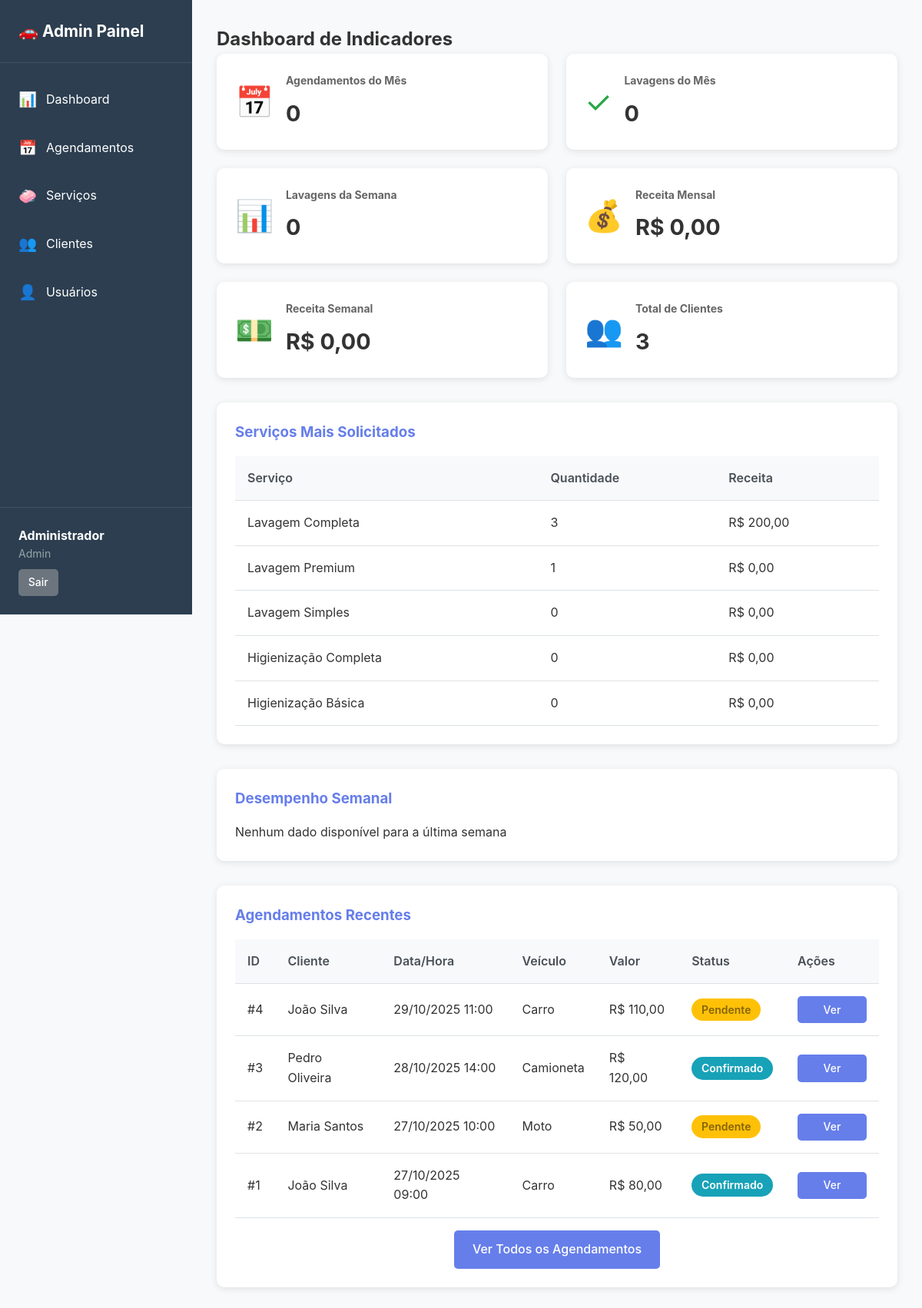
The app's page /public/admin/dashboard.php (signed in) with its own data.
### tables this page shows
CREATE TABLE agendamentos (
    id INT PRIMARY KEY AUTO_INCREMENT,
    cliente_id INT NOT NULL,
    data_agendamento DATE NOT NULL,
    hora_agendamento TIME NOT NULL,
    tipo_veiculo ENUM('moto', 'carro', 'camioneta') NOT NULL,
    placa_veiculo VARCHAR(20),
    modelo_veiculo VARCHAR(100),
    observacoes TEXT,
    valor_total DECIMAL(10,2) NOT NULL,
    status ENUM('pendente', 'confirmado', 'em_andamento', 'concluido', 'cancelado') DEFAULT 'pendente',
    data_criacao TIMESTAMP DEFAULT CURRENT_TIMESTAMP,
    data_atualizacao TIMESTAMP DEFAULT CURRENT_TIMESTAMP ON UPDATE CURRENT_TIMESTAMP,
    FOREIGN KEY (cliente_id) REFERENCES clientes(id),
    INDEX idx_cliente (cliente_id),
    INDEX idx_data (data_agendamento),
    INDEX idx_status (status),
    INDEX idx_data_hora (data_agendamento, hora_agendamento)
);

CREATE TABLE clientes (
    id INT PRIMARY KEY AUTO_INCREMENT,
    nome VARCHAR(100) NOT NULL,
    email VARCHAR(100) UNIQUE NOT NULL,
    senha VARCHAR(255) NOT NULL,
    telefone VARCHAR(20) NOT NULL,
    endereco VARCHAR(255) NOT NULL,
    cidade VARCHAR(100) NOT NULL,
    estado VARCHAR(2) NOT NULL,
    cep VARCHAR(10) NOT NULL,
    data_cadastro TIMESTAMP DEFAULT CURRENT_TIMESTAMP,
    data_atualizacao TIMESTAMP DEFAULT CURRENT_TIMESTAMP ON UPDATE CURRENT_TIMESTAMP,
    INDEX idx_email (email),
    INDEX idx_nome (nome),
    INDEX idx_telefone (telefone)
);

### app/models/Agendamento.php (called while the page is built, shortened)
<?php
class Agendamento {
    private $conn;
    private $table_name = "agendamentos";
    public function __construct($db = null) {
        if ($db) {
            $this->conn = $db;
        } else {
            $database = new Database();
            $this->conn = $database->getConnection();
        }
    }
    public function readAll() {
        $query = "SELECT a.*, c.nome as cliente_nome, c.telefone as cliente_telefone
                  FROM " . $this->table_name . " a
                  INNER JOIN clientes c ON a.cliente_id = c.id
                  ORDER BY a.data_agendamento DESC, a.hora_agendamento DESC";
        $stmt = $this->conn->prepare($query);
        $stmt->execute();
        return $stmt;
    }
    public function totalAgendamentosMes() {
        $query = "SELECT COUNT(*) as total
                  FROM " . $this->table_name . "
                  WHERE MONTH(data_agendamento) = MONTH(CURDATE())
                  AND YEAR(data_agendamento) = YEAR(CURDATE())";
        $stmt = $this->conn->prepare($query);
        $stmt->execute();
        $row = $stmt->fetch(PDO::FETCH_ASSOC);
        return $row['total'];
    }
    public function totalLavagensMes() {
        $query = "SELECT COUNT(*) as total
                  FROM " . $this->table_name . "
                  WHERE status = 'concluido'
                  AND MONTH(data_agendamento) = MONTH(CURDATE())
                  AND YEAR(data_agendamento) = YEAR(CURDATE())";
        $stmt = $this->conn->prepare($query);
        $stmt->execute();
        $row = $stmt->fetch(PDO::FETCH_ASSOC);
        return $row['total'];
    }
    public function totalLavagensSemana() {
        $query = "SELECT COUNT(*) as total
                  FROM " . $this->table_name . "
                  WHERE status = 'concluido'
                  AND data_agendamento >= DATE_SUB(CURDATE(), INTERVAL 7 DAY)";
        $stmt = $this->conn->prepare($query);
        $stmt->execute();
        $row = $stmt->fetch(PDO::FETCH_ASSOC);
        return $row['total'];
    }
    public function receitaMensal() {
        $query = "SELECT COALESCE(SUM(valor_total), 0) as total
                  FROM " . $this->table_name . "
                  WHERE status IN ('concluido', 'confirmado')
                  AND MONTH(data_agendamento) = MONTH(CURDATE())
                  AND YEAR(data_agendamento) = YEAR(CURDATE())";
        $stmt = $this->conn->prepare($query);
        $stmt->execute();
        $row = $stmt->fetch(PDO::FETCH_ASSOC);
        return $row['total'];
    }
    public function receitaSemanal() {
        $query = "SELECT COALESCE(SUM(valor_total), 0) as total
                  FROM " . $this->table_name . "
                  WHERE status IN ('concluido', 'confirmado')
                  AND data_agendamento >= DATE_SUB(CURDATE(), INTERVAL 7 DAY)";
        $stmt = $this->conn->prepare($query);
        $stmt->execute();
        $row = $stmt->fetch(PDO::FETCH_ASSOC);
        return $row['total'];
    }
}
?>

### config/config.php (called while the page is built, shortened)
<?php
function formatarMoeda($valor) {
    return 'R$ ' . number_format($valor, 2, ',', '.');
}
function formatarData($data) {
    return date('d/m/Y', strtotime($data));
}
?>

### app/models/Cliente.php (called while the page is built, shortened)
<?php
class Cliente {
    private $conn;
    private $table_name = "clientes";
    public function __construct($db = null) {
        if ($db) {
            $this->conn = $db;
        } else {
            $database = new Database();
            $this->conn = $database->getConnection();
        }
    }
    public function count() {
        $query = "SELECT COUNT(*) as total FROM " . $this->table_name;
        $stmt = $this->conn->prepare($query);
        $stmt->execute();
        $row = $stmt->fetch(PDO::FETCH_ASSOC);
        return $row['total'];
    }
}
?>

### app/models/Servico.php (called while the page is built, shortened)
<?php
class Servico {
    private $conn;
    public function __construct($db = null) {
        if ($db) {
            $this->conn = $db;
        } else {
            $database = new Database();
            $this->conn = $database->getConnection();
        }
    }
    public function maissolicitados($limit = 5) {
        $query = "
            SELECT
                s.nome AS servico,
                COALESCE(SUM(ai.quantidade), 0) AS quantidade_vendida,
                COALESCE(SUM(CASE WHEN a.status IN ('confirmado','concluido') THEN ai.valor_total ELSE 0 END), 0) AS receita_total
            FROM servicos s
            LEFT JOIN agendamento_itens ai ON ai.servico_id = s.id
            LEFT JOIN agendamentos a ON a.id = ai.agendamento_id
            GROUP BY s.id, s.nome
            ORDER BY quantidade_vendida DESC, receita_total DESC
            LIMIT :limit
        ";
        $stmt = $this->conn->prepare($query);
        $stmt->bindParam(":limit", $limit, PDO::PARAM_INT);
        $stmt->execute();
        return $stmt;
    }
}
?>

### public/admin/dashboard.php (the view, shortened to what this page needs)
<?php
require_once __DIR__ . '/../../config/config.php';
require_once __DIR__ . '/../../app/models/Agendamento.php';
require_once __DIR__ . '/../../app/models/Servico.php';
require_once __DIR__ . '/../../app/models/Cliente.php';
$database = new Database();
$db = $database->getConnection();
$agendamento_model = new Agendamento($db);
$servico_model = new Servico($db);
$cliente_model = new Cliente($db);
$total_agendamentos_mes = $agendamento_model->totalAgendamentosMes();
$total_lavagens_mes = $agendamento_model->totalLavagensMes();
$total_lavagens_semana = $agendamento_model->totalLavagensSemana();
$receita_mensal = $agendamento_model->receitaMensal();
$receita_semanal = $agendamento_model->receitaSemanal();
$total_clientes = $cliente_model->count();
$stmt_servicos = $servico_model->maissolicitados(5);
$servicos_mais_solicitados = $stmt_servicos->fetchAll(PDO::FETCH_ASSOC);
$stmt_dashboard = $agendamento_model->getDashboardSemanal();
$dashboard_semanal = $stmt_dashboard->fetchAll(PDO::FETCH_ASSOC);
$stmt_agendamentos = $agendamento_model->readAll();
$agendamentos_recentes = $stmt_agendamentos->fetchAll(PDO::FETCH_ASSOC);
$agendamentos_recentes = array_slice($agendamentos_recentes, 0, 10);
include __DIR__ . '/../../app/views/admin/header_admin.php';
?>
<div class="admin-content">
    <h2>Dashboard de Indicadores</h2>
    <div class="dashboard-cards">
        <div class="dashboard-card card-blue">
            <div class="card-icon">📅</div>
            <div class="card-content">
                <h3>Agendamentos do Mês</h3>
                <p class="card-value"><?php echo $total_agendamentos_mes; ?></p>
            </div>
        </div>
        <div class="dashboard-card card-green">
            <div class="card-icon">✓</div>
            <div class="card-content">
                <h3>Lavagens do Mês</h3>
                <p class="card-value"><?php echo $total_lavagens_mes; ?></p>
            </div>
        </div>
        <div class="dashboard-card card-purple">
            <div class="card-icon">📊</div>
            <div class="card-content">
                <h3>Lavagens da Semana</h3>
                <p class="card-value"><?php echo $total_lavagens_semana; ?></p>
            </div>
        </div>
        <div class="dashboard-card card-orange">
            <div class="card-icon">💰</div>
            <div class="card-content">
                <h3>Receita Mensal</h3>
                <p class="card-value"><?php echo formatarMoeda($receita_mensal); ?></p>
            </div>
        </div>
        <div class="dashboard-card card-teal">
            <div class="card-icon">💵</div>
            <div class="card-content">
                <h3>Receita Semanal</h3>
                <p class="card-value"><?php echo formatarMoeda($receita_semanal); ?></p>
            </div>
        </div>
        <div class="dashboard-card card-pink">
            <div class="card-icon">👥</div>
            <div class="card-content">
                <h3>Total de Clientes</h3>
                <p class="card-value"><?php echo $total_clientes; ?></p>
            </div>
        </div>
    </div>
    <div class="dashboard-grid">
        <div class="dashboard-widget">
            <h3>Serviços Mais Solicitados</h3>
            <?php if (!empty($servicos_mais_solicitados)): ?>
                <table class="admin-table">
                    <thead>
                        <tr>
                            <th>Serviço</th>
                            <th>Quantidade</th>
                            <th>Receita</th>
                        </tr>
                    </thead>
                    <tbody>
                        <?php foreach ($servicos_mais_solicitados as $servico): ?>
                        <tr>
                            <td><?php echo htmlspecialchars($servico['servico']); ?></td>
                            <td><?php echo $servico['quantidade_vendida']; ?></td>
                            <td><?php echo formatarMoeda($servico['receita_total']); ?></td>
                        </tr>
                        <?php endforeach; ?>
                    </tbody>
                </table>
            <?php else: ?>
                <p>Nenhum dado disponível</p>
            <?php endif; ?>
        </div>
        <div class="dashboard-widget">
            <h3>Desempenho Semanal</h3>
            <?php if (!empty($dashboard_semanal)): ?>
                <table class="admin-table">
                    <thead>
                        <tr>
                            <th>Data</th>
                            <th>Agendamentos</th>
                            <th>Lavagens</th>
                            <th>Receita</th>
                        </tr>
                    </thead>
                    <tbody>
                        <?php foreach ($dashboard_semanal as $dia): ?>
                        <tr>
                            <td><?php echo formatarData($dia['data']); ?></td>
                            <td><?php echo $dia['total_agendamentos']; ?></td>
                            <td><?php echo $dia['lavagens_concluidas']; ?></td>
                            <td><?php echo formatarMoeda($dia['receita']); ?></td>
                        </tr>
                        <?php endforeach; ?>
                    </tbody>
                </table>
            <?php else: ?>
                <p>Nenhum dado disponível para a última semana</p>
            <?php endif; ?>
        </div>
    </div>
    <div class="dashboard-widget">
        <h3>Agendamentos Recentes</h3>
        <?php if (!empty($agendamentos_recentes)): ?>
            <table class="admin-table">
                <thead>
                    <tr>
                        <th>ID</th>
                        <th>Cliente</th>
                        <th>Data/Hora</th>
                        <th>Veículo</th>
                        <th>Valor</th>
                        <th>Status</th>
                        <th>Ações</th>
                    </tr>
                </thead>
                <tbody>
                    <?php foreach ($agendamentos_recentes as $ag): ?>
                    <tr>
                        <td>#<?php echo $ag['id']; ?></td>
                        <td><?php echo htmlspecialchars($ag['cliente_nome']); ?></td>
                        <td>
                            <?php echo formatarData($ag['data_agendamento']); ?>
                            <?php echo date('H:i', strtotime($ag['hora_agendamento'])); ?>
                        </td>
                        <td><?php echo ucfirst($ag['tipo_veiculo']); ?></td>
                        <td><?php echo formatarMoeda($ag['valor_total']); ?></td>
                        <td>
                            <span class="status-badge status-<?php echo $ag['status']; ?>">
                                <?php
                                $status_texto = [
                                    'pendente' => 'Pendente',
                                    'confirmado' => 'Confirmado',
                                    'em_andamento' => 'Em Andamento',
                                    'concluido' => 'Concluído',
                                    'cancelado' => 'Cancelado'
                                ];
                                echo $status_texto[$ag['status']] ?? $ag['status'];
                                ?>
                            </span>
                        </td>
                        <td>
                            <a href="agendamentos.php?id=<?php echo $ag['id']; ?>" class="btn btn-sm">Ver</a>
                        </td>
                    </tr>
                    <?php endforeach; ?>
                </tbody>
            </table>
            <div class="widget-footer">
                <a href="agendamentos.php" class="btn btn-primary">Ver Todos os Agendamentos</a>
            </div>
        <?php else: ?>
            <p>Nenhum agendamento encontrado</p>
        <?php endif; ?>
    </div>
</div>
<?php include __DIR__ . '/../../app/views/admin/footer_admin.php'; ?>

### records on screen
agendamentos: id "4", cliente.nome "João Silva", data_agendamento "29/10/2025", hora_agendamento "11:00", tipo_veiculo "Carro", valor_total "R$ 110,00", status "Pendente"
agendamentos: id "3", cliente.nome "Pedro Oliveira", data_agendamento "28/10/2025", hora_agendamento "14:00", tipo_veiculo "Camioneta", valor_total "R$ 120,00", status "Confirmado"
agendamentos: id "2", cliente.nome "Maria Santos", data_agendamento "27/10/2025", hora_agendamento "10:00", tipo_veiculo "Moto", valor_total "R$ 50,00", status "Pendente"
agendamentos: id "1", cliente.nome "João Silva", data_agendamento "27/10/2025", hora_agendamento "09:00", tipo_veiculo "Carro", valor_total "R$ 80,00", status "Confirmado"

### other values on screen
$_SESSION['admin_nome'] "Administrador"
$_SESSION['admin_tipo'] "Admin"
$total_agendamentos_mes "0"
$total_lavagens_mes "0"
$total_lavagens_semana "0"
formatarMoeda($receita_mensal) "R$ 0,00"
formatarMoeda($receita_semanal) "R$ 0,00"
$total_clientes "3"
$servico['servico'] "Lavagem Completa"
$servico['quantidade_vendida'] "3"
formatarMoeda($servico['receita_total']) "R$ 200,00"
$servico['servico'] "Lavagem Premium"
$servico['quantidade_vendida'] "1"
formatarMoeda($servico['receita_total']) "R$ 0,00"
$servico['servico'] "Lavagem Simples"
